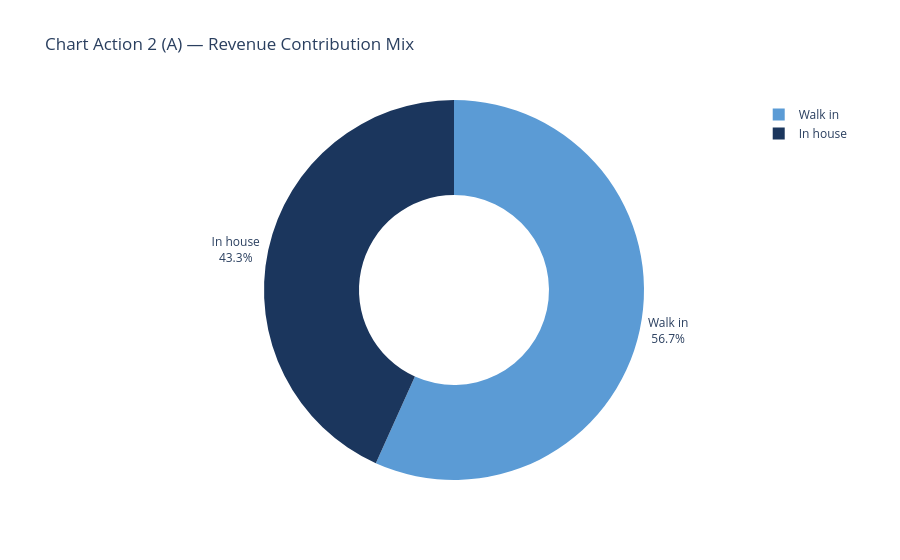

Write notebook code for a chart like this one.
### Code cell
fig = px.pie(
    guest_total,
    names='Guest_type',
    values='count',
    color='Guest_type',
    color_discrete_map={'In house': C_INHOUSE, 'Walk in': C_WALKIN},
    hole=0.5,
    template=TEMPLATE,
    title='Chart Action 2 (A) — Revenue Contribution Mix',
)

fig.update_traces(
    textinfo='label+percent',
    textposition='outside',
)
fig.show()

### Figure 1 — Plotly figure (JSON) as saved in the notebook; plotly's stock layout.template omitted (floating-point values rounded to 4 significant figures)
{"data": [{"customdata": [["Walk in"], ["In house"]], "domain": {"x": [0, 1], "y": [0, 1]}, "hole": 0.5, "hovertemplate": "Guest_type=%{customdata[0]}<br>count=%{value}<extra></extra>", "labels": ["Walk in", "In house"], "legendgroup": "", "marker": {"colors": ["#5B9BD5", "#1B365D"]}, "name": "", "showlegend": true, "textinfo": "label+percent", "textposition": "outside", "type": "pie", "values": [206, 157]}], "layout": {"legend": {"tracegroupgap": 0}, "title": {"text": "Chart Action 2 (A) — Revenue Contribution Mix"}}}
